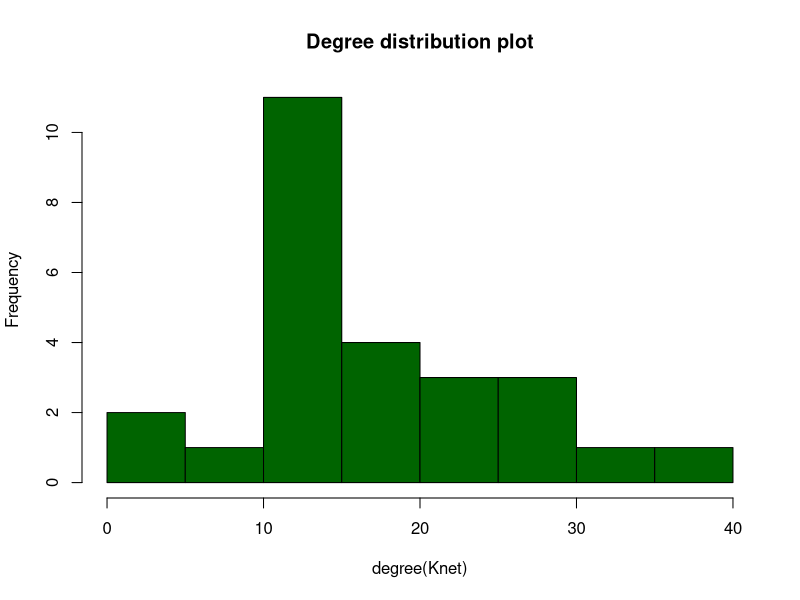
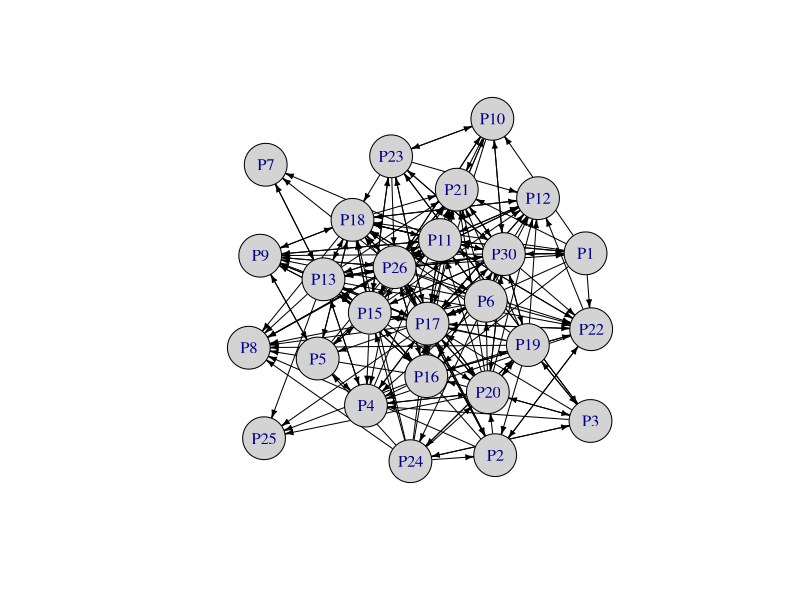
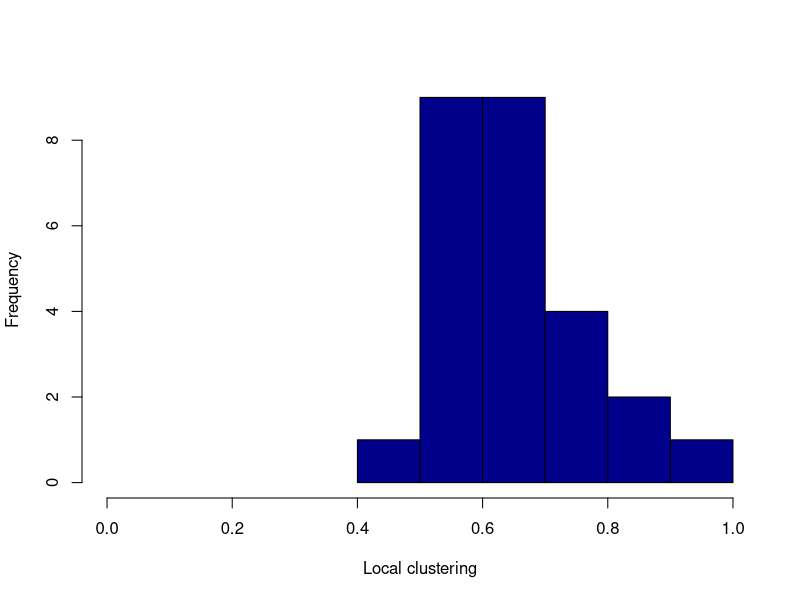
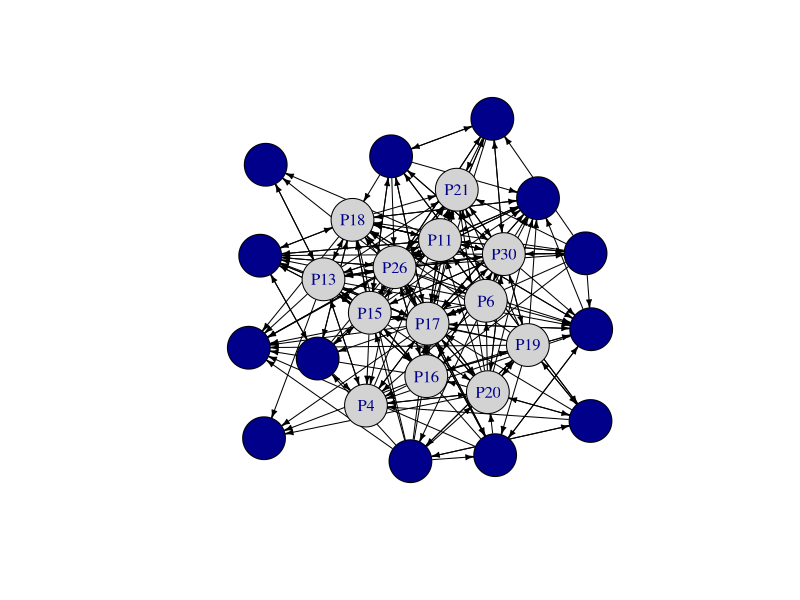
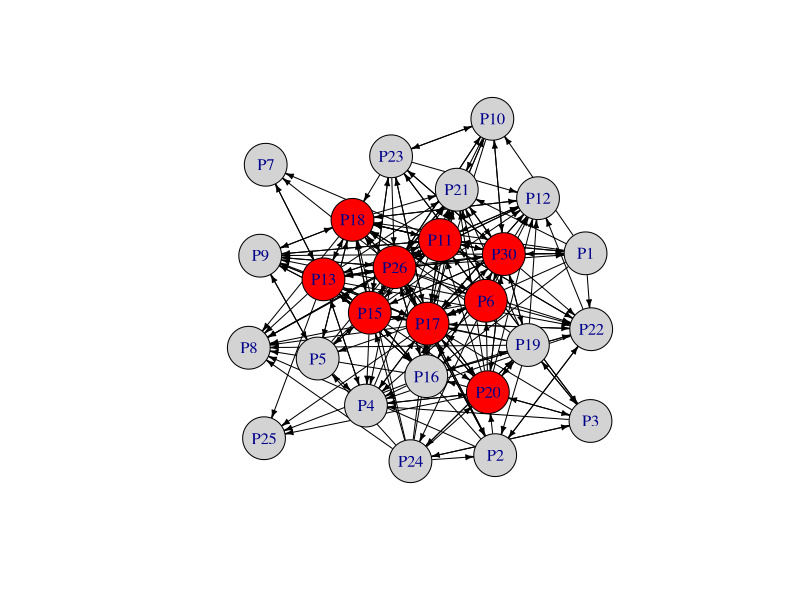
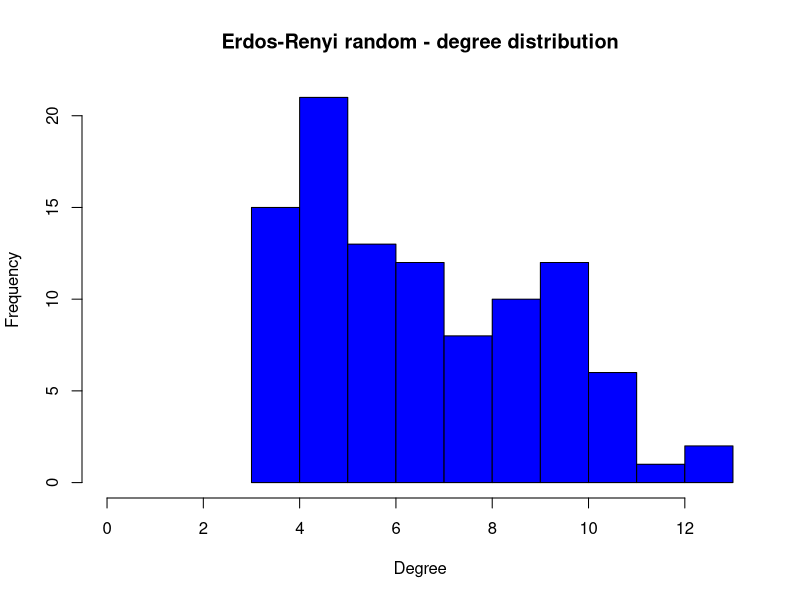
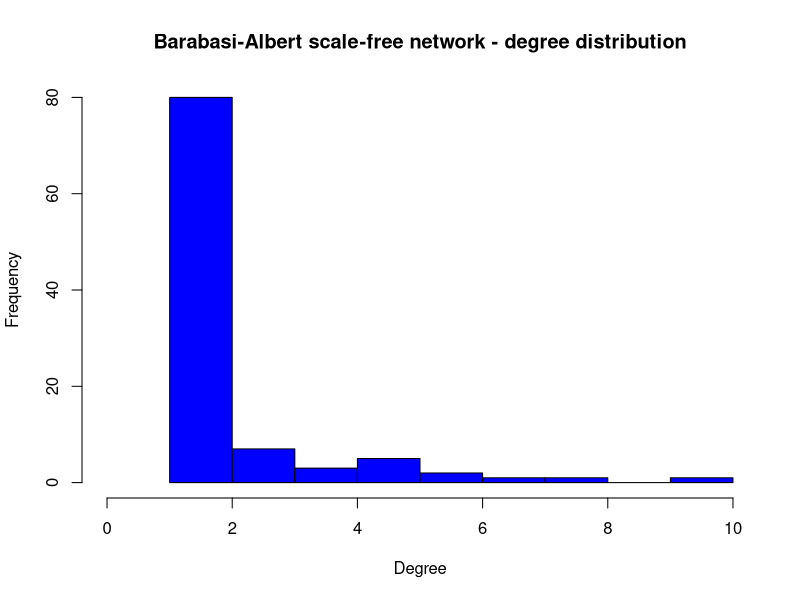
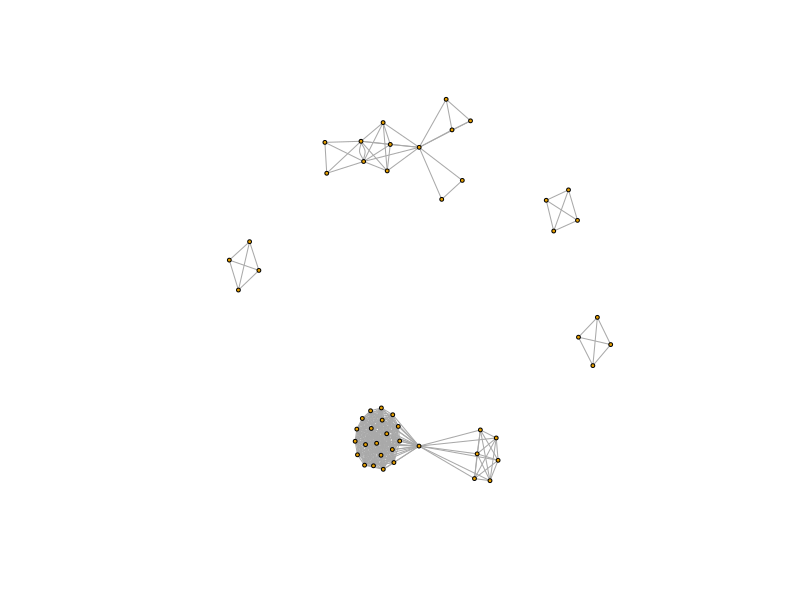

R code for these plots, in order:
## simple script for seminar 04_networks_plots

# packages
library(igraph)




### 2 - Network basics --reminder

# network from adjacency matrix
Knet <- graph.adjacency(as.matrix(read.csv("clusternetwork2012.csv", sep = ";",
                                           header = TRUE, row.names = 1)))
Knet


# degree distr plot
hist(degree(Knet), col = "darkgreen", main = "Degree distribution plot")


# plot the network
set.seed(10) # for reproduction
layout1 <- layout_with_graphopt(Knet, niter=800, charge=0.2)# set up the layout

plot(Knet, layout=layout1,
     vertex.color="lightgray", edge.color="black",
     vertex.size=25, edge.arrow.size=0.4)


# data frame
df <- data.frame(V(Knet)$name, degree(Knet))
colnames(df) <- c("firm_id", "degree")
head(df)




### 3 - Network measures

# lc - local clustering
lc <- transitivity(Knet, type="local")
lc


# brokerage based on Burt's constraint measure
brokerage <- constraint(Knet)
brokerage


# check the distribution of constraint based brokerage
hist(lc, col="darkblue", main='', xlab='Local clustering', xlim=c(0,1))


# data frame
df <- cbind(df, lc, brokerage)


# create a color column based on above median brokerage
df$broker_col <- "lightgray"
df$broker_col[which(df$brokerage > median(df$brokerage))] <- "darkblue"


# plot - brokerage
set.seed(10) # for reproduction
layout1 <- layout_with_graphopt(Knet, niter=800, charge=0.2) # set up the layout

plot(Knet, layout=layout1,
     vertex.color=df$broker_col, edge.color="black",
     vertex.size=25, edge.arrow.size=0.4)


# simple correlations
cor(df$degree, df$brokerage) 

cor(df$degree, df$lc)

cor(df$brokerage, df$lc)



#### TASK 1
Knet <- graph.adjacency(as.matrix(read.csv("clusternetwork2012.csv", sep = ";",
                                           header = TRUE, row.names = 1)))

df$betw <- betweenness(Knet)
df$betw_col <- "lightgray"
df$betw_col[which(df$betw > mean(df$betw))] <- "red"


set.seed(10) # for reproduction
layout1 <- layout_with_graphopt(Knet, niter=800, charge=0.2) # set up the layout

plot(Knet, layout=layout1,
     vertex.color=df$betw_col, edge.color="black",
     vertex.size=25, edge.arrow.size=0.4)

cor(df$betw, df$brokerage)

#### TASK 1 - END





### 5 - Create random graphs

# Erdos-Renyi random graph
set.seed(10) # run together with the function for reproduction
ernet <- erdos.renyi.game(n = 100, p.or.m = 350, type = 'gnm')
ernet


# degree dist plot
hist(degree(ernet), main='Erdos-Renyi random - degree distribution',
     col='blue', xlab='Degree',
     xlim=c(0, max(degree(ernet))))


# Barabasi-Albert random graph
set.seed(10)
banet <- barabasi.game(n = 100, p = 0.15)
banet


# degree dist plot
hist(degree(banet), main='Barabasi-Albert scale-free network - degree distribution',
     col='blue', xlab='Degree',
     xlim=c(0, max(degree(banet))))


# Watts-Strogatz small-world random network
set.seed(10)
wsnet <- sample_smallworld(dim = 1, size = 100, nei = 3, p = 0.1)
wsnet


# clustering
transitivity(wsnet, type='global')

# average path length
mean_distance(wsnet)




#### TASK 2
# A

Knet
set.seed(10) # run together with the function for reproduction
er_Knet <- erdos.renyi.game(n = vcount(Knet), p.or.m = ecount(Knet), type = 'gnm')

mean_distance(Knet)
mean_distance(er_Knet)

transitivity(Knet)
transitivity(er_Knet)

#### TASK 2 - END







### 7 - Dynamic networks (intro)

# import the dataset
film_df <- data.frame(read.csv("filmdata9806.csv", sep = ";", header = TRUE))
head(film_df)

# number of movies
length(unique(film_df$film_id))

# number of movie creators
length(unique(film_df$creator_id))

# years
table(film_df$year)



# filter data for 1998 only
data1998 <- subset(film_df, year==1998)

# table from the list
mat <- table(data1998$creator_id, data1998$film_id)

# create an n x n matrix = adjacency matrix
matrix <- mat %*% t(mat)

# set the diagonal to 0
diag(matrix) <- 0

# check the first 10x10 matrix (it is BIG!)
matrix[1:10, 1:10]


# create a graph object
graph1998 <- graph.adjacency(matrix, mode='undirected')

# check the graph object
graph1998


## graphs for every year
graphs <- list() # store graphs in a list
years <- c(1998:2006) # iterator

for(i in 1:length(years)){
  dt <- subset(film_df, year==years[i]) # filter data by time
  mat <- table(dt$creator_id, dt$film_id)
  mat <- mat %*% t(mat)
  diag(mat) <- 0
  graphs[[i]] <- graph.adjacency(mat, mode='undirected')
}

# add names to list elements
names(graphs) <- paste0("graph", c(1998:2006))


# check the number of components of the first network
components(graphs$graph2003)

# plot for visual check
plot(graphs$graph2003, vertex.size=2, vertex.label="")




## 3-year moving window
graphs <- list() # store graphs in a list
years <- c(2000:2006) # iterator

for(i in 1:length(years)){
  dt <- subset(film_df, year>=(years[i]-2) & year<=years[i])
  mat <- table(dt$creator_id, dt$film_id)
  mat <- mat %*% t(mat)
  diag(mat) <- 0
  graphs[[i]] <- graph.adjacency(mat, mode='undirected')
}

# add names to list elements
names(graphs) <- paste0("graph", c(2000:2006))


# loop to collect data on nodes and edges
nodes <- c()
edges <- c()

for(i in 1:length(years)){
  nodes[i] <- vcount(graphs[[i]])
  edges[i] <- ecount(graphs[[i]])
}

# data frame
networks_df <- data.frame(years, nodes, edges)

# set up barplots
par(mfrow=c(1,2)) # 2 barplots next to each other

barplot(networks_df$nodes, names.arg = years, main="Number of nodes 2000-2006")
barplot(networks_df$edges, names.arg = years, main="Number of nodes 2000-2006")


# components of graph2003
components(graphs$graph2003)

# visual representation
plot(graphs$graph2003, vertex.size=2, vertex.label="")



#### TASK 3
# 5 years
graphs <- list() # store graphs in a list
years <- c(2002:2006) # iterator

for(i in 1:length(years)){
  dt <- subset(film_df, year>=(years[i]-4) & year<=years[i])
  mat <- table(dt$creator_id, dt$film_id)
  mat <- mat %*% t(mat)
  diag(mat) <- 0
  graphs[[i]] <- graph.adjacency(mat, mode='undirected')
}

# loop to collect data on clustering and avg path length
clust <- c()
pathlength <- c()

for(i in 1:length(years)){
  clust[i] <- transitivity(graphs[[i]], type="global")
  pathlength[i] <- mean_distance(graphs[[i]])
}

smallworld_df <- data.frame(years, clust, pathlength)

# set up barplots
par(mfrow=c(1,2)) # 2 barplots next to each other

barplot(smallworld_df$clust, names.arg = years, main="Clustering 2000-2006")
barplot(smallworld_df$pathlength, names.arg = years, main="Avg path length 2000-2006")


#### TASK 3 - END
